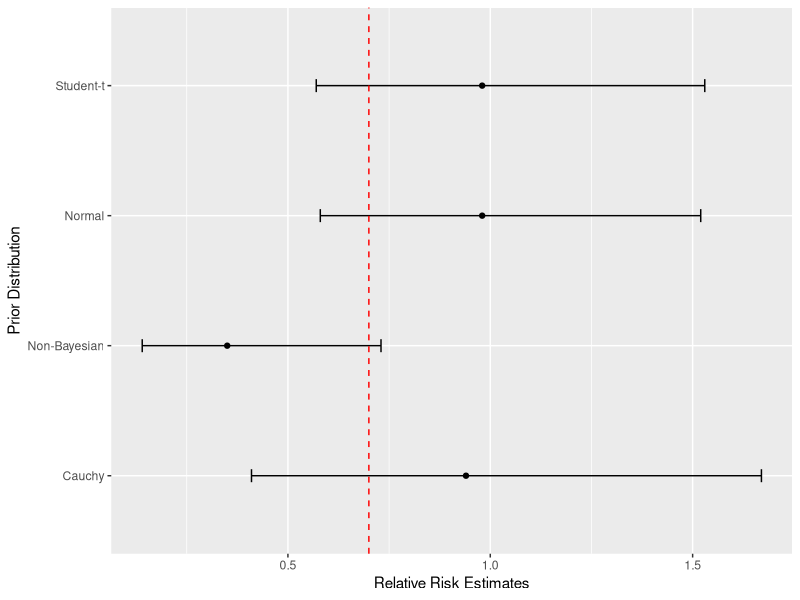

This figure's R source:
## ---- chunk 1
#| include: false
#| warning: false
#| message: false
knitr::opts_chunk$set(echo = TRUE)
library(here)
library(kableExtra)
library(ggplot2)

## ---- chunk 2
tbl <- data.frame(' '= c("Cases", "Total"), 'Exposed' = c("$A_1$", "$N_1$"), 'Not Exposed'= c("$A_0$", "$N_0$"))

colnames(tbl)= c(" ", "Exposed/Treatment", "Not Exposed/Control")

kable(tbl, 'latex',escape=FALSE, caption = "General notation for 2x2 prior-data layout", booktabs=T) %>%kable_styling(latex_options = "hold_position")
## ---- chunk 3
tbl <- data.frame(#prior= c("Normal", "Cauchy","Student-t","Non-Bayesian"),
                  point_estimate = c(0.98,0.94,0.98,0.35), 
                  lower_bound=c(0.58,0.41,0.57,0.14),
                  upper_bound=c(1.52,1.67,1.53,0.73))
row.names(tbl) = c("Normal", "Cauchy","Student-t","Non-Bayesian")

  ggplot(tbl,aes(x=row.names(tbl),
              y=point_estimate,
              ymin=lower_bound,
              ymax=upper_bound)) +
  geom_point(position=position_dodge(width=0.1)) +
  geom_errorbar(width=0.1,position=position_dodge(width=0.1)) + 
  coord_flip() +
  ylab("Relative Risk Estimates") +
  xlab("Prior Distribution") +
     geom_hline(yintercept=0.7, linetype="dashed", color = "red")

## ---- chunk 4
colnames(tbl)= c("Relative Risk Point Estimate", "95% CI Lowerbound", "95% CI Upperbound")

kable(tbl, 'latex', caption = "Simulation Results", booktabs=T) %>%kable_styling(latex_options = "hold_position")
